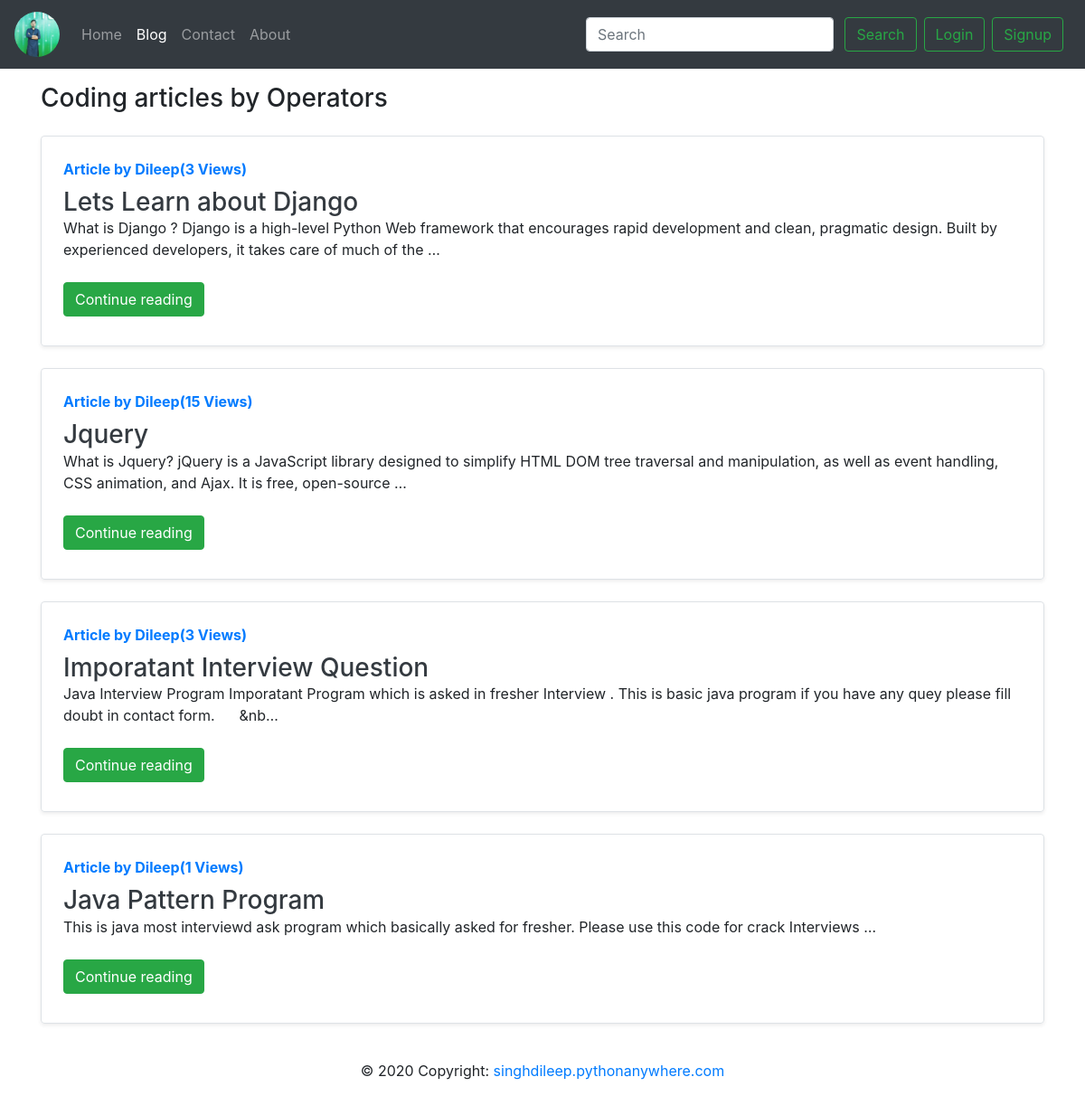
The page /blog/ on the database as committed earlier.
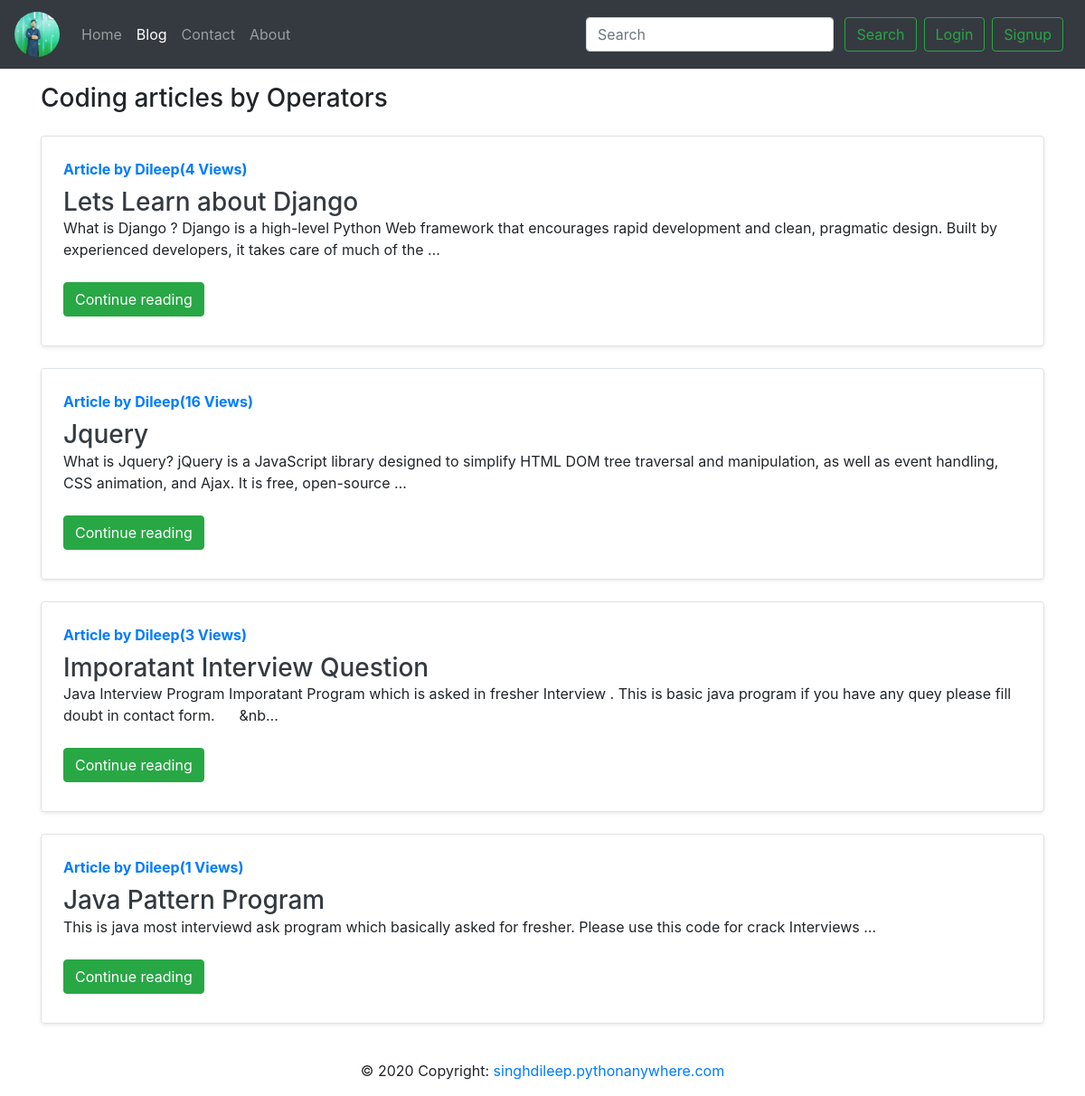
The same page on the database as committed later.
### blog/models.py (models this page shows, shortened)
class Post(models.Model):
    sno = models.AutoField(primary_key=True)
    title = models.CharField(max_length=100)
    content = models.TextField()
    author = models.CharField(max_length=100)
    slug = models.CharField(max_length=130)
    views = models.IntegerField(default=0)
    timeStamp = models.DateTimeField(blank=True)

### blog/views.py (the view)
# urls.py: path('', views.blogHome, name='blogHome'),
def blogHome(request):
    allPosts = Post.objects.all()
    context ={'allPosts':allPosts}
    return render(request, 'blog/blogHome.html',context)

### templates/blog/blogHome.html (shortened to what this page needs)
{% extends 'base.html' %}
{% block blogactive %} active {% endblock blogactive %}
{% block body %}
<div class= "container my-3">
<h3>Coding articles by Operators</h3>
{% for post in allPosts %}
<div class="row no-gutters border rounded overflow-hidden flex-md-row my-4 shadow-sm h-md-250 position-relative">
        <div class="col p-4 d-flex flex-column position-static">
          <strong class="d-inline-block mb-2 text-primary">Article by {{post.author}}({{post.views}} Views)</strong>
          <h3 class="mb-0"><a class ="text-dark" href="/blog/{{post.slug}}"> {{post.title}} </a></h3>
          <p class="card-text mb-auto"><div class="preview">{{post.content|safe|truncatechars:200}}</div></p>
          <div class="my-2">
          <a href="/blog/{{post.slug}}" role="button" class="btn btn-success">Continue reading</a>
          </div>
        </div>
      </div>
{% endfor %}
</div>
{% endblock body %}

Rows that differ between the two databases and show on the page:
changed Post "Lets Learn about Django": views "3" → "4"
changed Post "Jquery": views "15" → "16"
